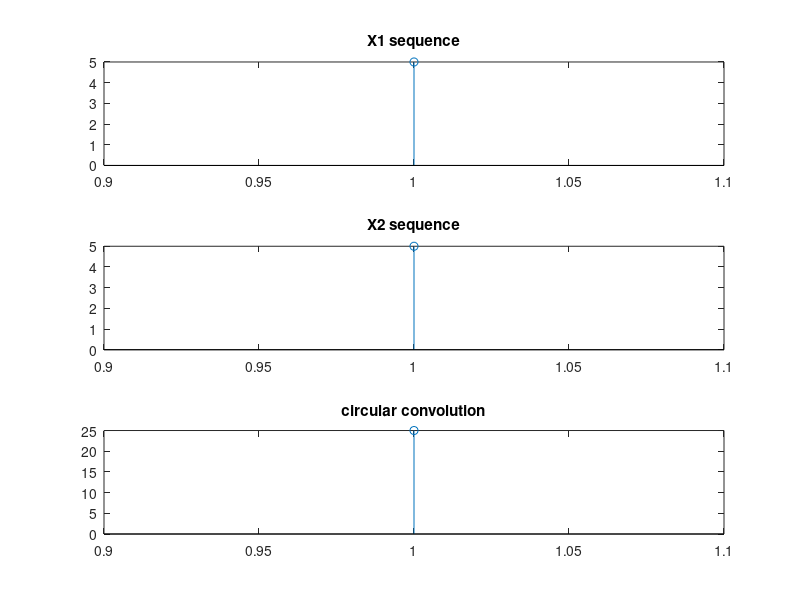

Reproduce this figure in MATLAB.
x1= input('Input values of x1');
x2= input('Input values of x2');
m=length(x1);
n=length(x2);
if m>n
    x2=[x2,zeros(1,m-n)];
else if m<n
        
    x1=[x1,zeros(1,n-m)];
    else
    end
end
X1=fft(x1);
X2=fft(x2);
X3=X1.*X2
x3=ifft(X3)
subplot(3,1,1)
stem(x1)
title('X1 sequence')

subplot(3,1,2)
stem(x2)
title('X2 sequence')

subplot(3,1,3)
stem(x3)
title('circular convolution')
p=length(x1);
cconv(x1,x2,p)

